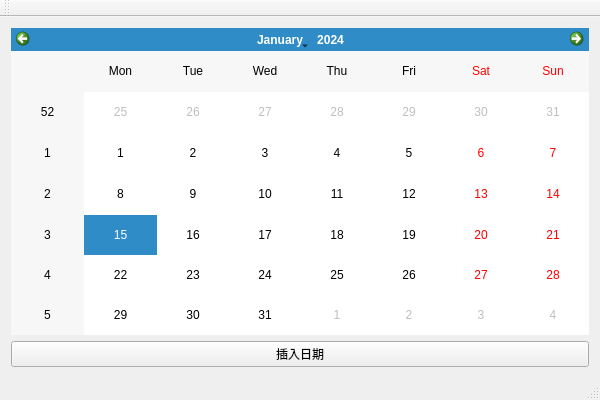
<?xml version="1.0" encoding="UTF-8"?>
<ui version="4.0">
 <class>SelectDateClass</class>
 <widget class="QMainWindow" name="SelectDateClass">
  <property name="geometry">
   <rect>
    <x>0</x>
    <y>0</y>
    <width>600</width>
    <height>400</height>
   </rect>
  </property>
  <property name="windowTitle">
   <string>SelectDate</string>
  </property>
  <widget class="QWidget" name="centralWidget">
   <layout class="QVBoxLayout" name="verticalLayout">
    <item>
     <widget class="QCalendarWidget" name="calendarWidget"/>
    </item>
    <item>
     <widget class="QPushButton" name="pushButton">
      <property name="text">
       <string>插入日期</string>
      </property>
     </widget>
    </item>
   </layout>
  </widget>
  <widget class="QMenuBar" name="menuBar">
   <property name="geometry">
    <rect>
     <x>0</x>
     <y>0</y>
     <width>600</width>
     <height>26</height>
    </rect>
   </property>
  </widget>
  <widget class="QToolBar" name="mainToolBar">
   <attribute name="toolBarArea">
    <enum>TopToolBarArea</enum>
   </attribute>
   <attribute name="toolBarBreak">
    <bool>false</bool>
   </attribute>
  </widget>
  <widget class="QStatusBar" name="statusBar"/>
 </widget>
 <layoutdefault spacing="6" margin="11"/>
 <resources/>
 <connections/>
</ui>
